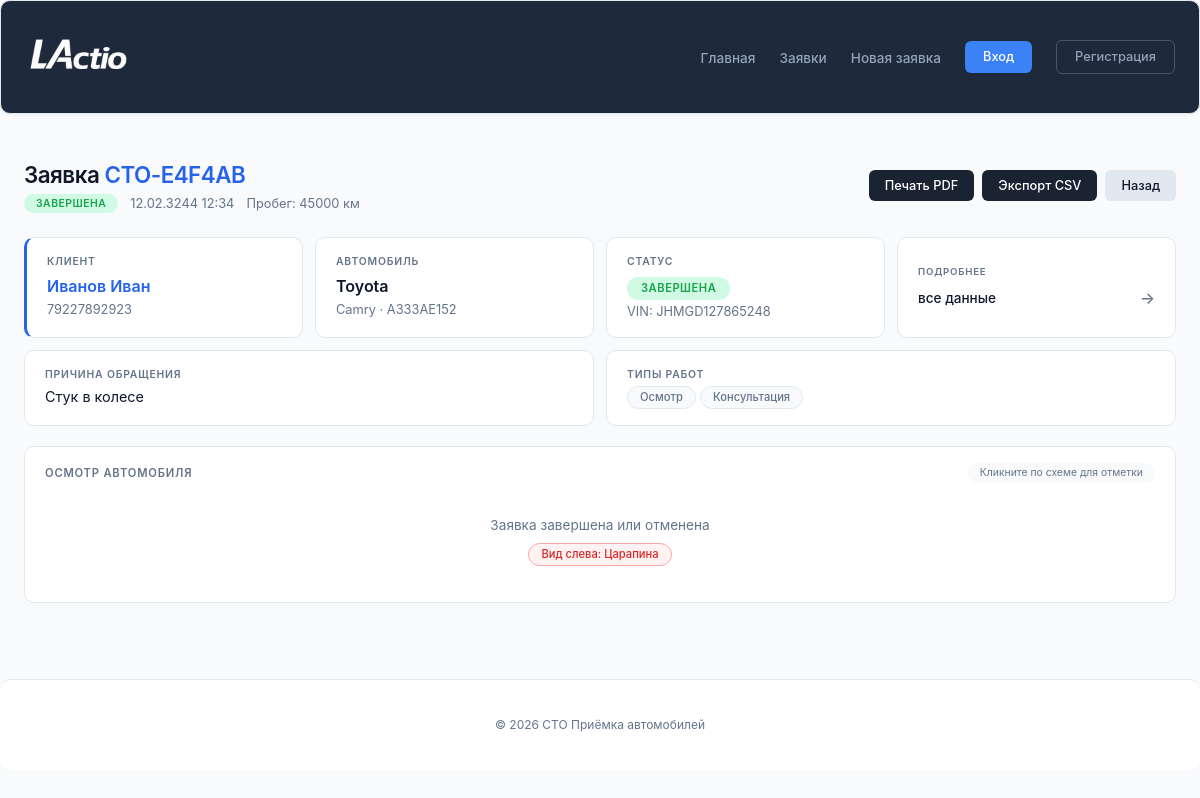
/requests/11/, run on the app's committed database.
### service_reception/models.py (models this page shows, shortened)
class RepairRequest(models.Model):
    STATUS_CHOICES = [
        ('draft', 'Черновик'),
        ('active', 'Активна'),
        ('completed', 'Завершена'),
        ('cancelled', 'Отменена'),
    ]
    request_number = models.CharField(max_length=20, unique=True, editable=False)
    receptionist = models.ForeignKey(User, on_delete=models.CASCADE)
    reception_date = models.DateField()
    reception_time = models.TimeField()
    client_name = models.CharField(max_length=200)
    client_phone = models.CharField(max_length=20)
    car_brand = models.CharField(max_length=100)
    car_model = models.CharField(max_length=100)
    license_plate = models.CharField(max_length=20, blank=True)
    vin = models.CharField(max_length=17, blank=True)
    work_types = models.ManyToManyField('WorkType', blank=True)
    issue_description = models.TextField()
    notes = models.TextField(blank=True)
    dashboard_photo = models.ImageField(
        upload_to='dashboard/',
        blank=True,
        null=True,
        verbose_name='Фото приборной панели'
    )
    mileage = models.IntegerField(
        null=True,
        blank=True,
        verbose_name='Пробег (км)'
    )
    status = models.CharField(max_length=20, choices=STATUS_CHOICES, default='draft')
    started_at = models.DateTimeField(null=True, blank=True, verbose_name="Время начала")
    completed_at = models.DateTimeField(null=True, blank=True, verbose_name="Время завершения")
    time_spent = models.DurationField(null=True, blank=True, verbose_name="Затраченное время")

class WorkType(models.Model):
    name = models.CharField(max_length=200, verbose_name='Название')

class DamageMarker(models.Model):
    repair_request = models.ForeignKey('RepairRequest', on_delete=models.CASCADE, related_name='damage_markers')
    car_view = models.ForeignKey(CarView, on_delete=models.CASCADE)
    damage_type = models.ForeignKey(DamageType, on_delete=models.SET_NULL, null=True, blank=True)
    x = models.FloatField()
    y = models.FloatField()
    description = models.TextField(blank=True)
    photo = models.ImageField(upload_to='damage/', blank=True, null=True)
    created_at = models.DateTimeField(auto_now_add=True)

class CarView(models.Model):
    name = models.CharField(max_length=50)
    image_url = models.CharField(max_length=500)
    order = models.IntegerField(default=0)

class DamageType(models.Model):
    name = models.CharField(max_length=100, verbose_name='Тип повреждения')
    class Meta:
        verbose_name = 'Тип повреждения'
        verbose_name_plural = 'Типы повреждений'

### service_reception/views.py (the view)
# urls.py: path('requests/<int:pk>/', views.request_detail, name='request_detail'),
def request_detail(request, pk):
    repair_request = get_object_or_404(RepairRequest.objects.select_related('receptionist'), pk=pk)
    damage_markers = repair_request.damage_markers.select_related('car_view', 'damage_type').all()
    car_views = CarView.objects.all()
    damage_types = DamageType.objects.all()
    context = {
        'repair_request': repair_request,
        'damage_markers': damage_markers,
        'car_views': car_views,
        'damage_types': damage_types,
    }
    return render(request, 'reception/request_detail.html', context)

### service_reception/templates/reception/request_detail.html (shortened to what this page needs)
{% extends 'reception/base.html' %}
{% load static %}
{% block content %}
<div class="page_header">
    <div>
        <div class="title">Заявка <span class="number">{{ repair_request.request_number }}</span></div>
        <div class="subtitle">
            <span class="status_badge status_{{ repair_request.status }}">{{ repair_request.get_status_display }}</span>
            <span>{{ repair_request.reception_date|date:"d.m.Y" }} {{ repair_request.reception_time|time:"H:i" }}</span>
            <span>Пробег: {{ repair_request.mileage|default:"0" }} км</span>
        </div>
    </div>
    <div class="actions">
        <a href="{% url 'service_reception:print_request_pdf' repair_request.pk %}" class="btn btn_print" target="_blank">
            Печать PDF
        </a>
        <a href="{% url 'service_reception:export_request_csv' repair_request.pk %}" class="btn btn_print" target="_blank">
            Экспорт CSV
        </a>
        <a href="{% url 'service_reception:request_list' %}" class="btn btn_secondary">Назад</a>
    </div>
</div>
<div class="tile_grid">
    <div class="tile tile_accent">
        <div class="label">Клиент</div>
        <div class="value">{{ repair_request.client_name }}</div>
        <div class="sub">{{ repair_request.client_phone }}</div>
    </div>
    <div class="tile">
        <div class="label">Автомобиль</div>
        <div class="value">{{ repair_request.car_brand }}</div>
        <div class="sub">{{ repair_request.car_model }} · {{ repair_request.license_plate }}</div>
    </div>
    <div class="tile tile_status">
        <div class="label">Статус</div>
        <div><span class="status_badge status_{{ repair_request.status }}">{{ repair_request.get_status_display }}</span></div>
        <div class="sub">VIN: {{ repair_request.vin|default:"Не указан" }}</div>
    </div>
    <div class="tile tile_more" onclick="openDetailModal()">
        <div class="label">Подробнее</div>
        <div class="value" style="display: flex; justify-content: space-between; align-items: center; width: 100%; margin-top: 2px;">
            <span>все данные</span>
            <span class="arrow">→</span>
        </div>
    </div>
    <div class="tile" style="grid-column: span 2;">
        <div class="label">Причина обращения</div>
        <div class="value" style="font-size: 0.9rem; font-weight: 400;">{{ repair_request.issue_description }}</div>
    </div>
    <div class="tile" style="grid-column: span 2;">
        <div class="label">Типы работ</div>
        <div class="work_tags">
            {% for wt in repair_request.work_types.all %}
                <span class="work_tag">{{ wt.name }}</span>
            {% empty %}
                <span class="sub">Не указаны</span>
            {% endfor %}
        </div>
    </div>
</div>
<div class="inspection_card">
    <div class="inspection_header">
        <div class="title">Осмотр автомобиля</div>
        <span class="badge">Кликните по схеме для отметки</span>
    </div>
    {% if repair_request.status == 'active' %}
    <div class="car_inspection_section">
        <div class="view_buttons_panel" id="viewButtons">
            {% for view in car_views %}
            <button type="button" class="view_btn {% if forloop.first %}active{% endif %}" data-view-id="{{ view.id }}" data-image="{{ view.image_url }}">
                {{ view.name }}
            </button>
            {% endfor %}
        </div>
        <div class="car_image_wrapper">
            <img id="carImage" class="car_scheme_image" src="{{ car_views.first.image_url }}" alt="Схема автомобиля">
            <div id="markersContainer" class="markers_container"></div>
        </div>
    </div>
    {% elif repair_request.status == 'draft' %}
    <div class="text_center" style="padding: 48px; color: var(--text-secondary);">
        <div style="font-size: 0.95rem;">Осмотр ещё не начат</div>
        <div style="font-size: 0.8rem; margin-top: 4px;">Нажмите «Начать осмотр» чтобы добавлять отметки</div>
    </div>
    {% else %}
    <div class="text_center" style="padding: 20px; color: var(--text-secondary); font-size: 0.85rem;">
        <div>Заявка завершена или отменена</div>
        {% if damage_markers %}
        <div style="display: flex; flex-wrap: wrap; gap: 4px; justify-content: center; margin-top: 8px;">
            {% for marker in damage_markers %}
                <span class="work_tag work_tag_damage">{{ marker.car_view.name }}: {{ marker.damage_type.name|default:"Повр." }}</span>
            {% endfor %}
        </div>
        {% endif %}
    </div>
    {% endif %}
</div>
{% endblock %}

### data on the page
RepairRequest: request_number "СТО-E4F4AB", status "ЗАВЕРШЕНА", reception_date "12.02.3244", reception_time "12:34", mileage "45000", client_name "Иванов Иван", client_phone "79227892923", car_brand "Toyota", car_model "Camry", license_plate "A333AE152", vin "JHMGD127865248", issue_description "Стук в колесе"
WorkType: name "Осмотр"
WorkType: name "Консультация"
DamageMarker: car_view.name "Вид слева", damage_type.name "Царапина"
